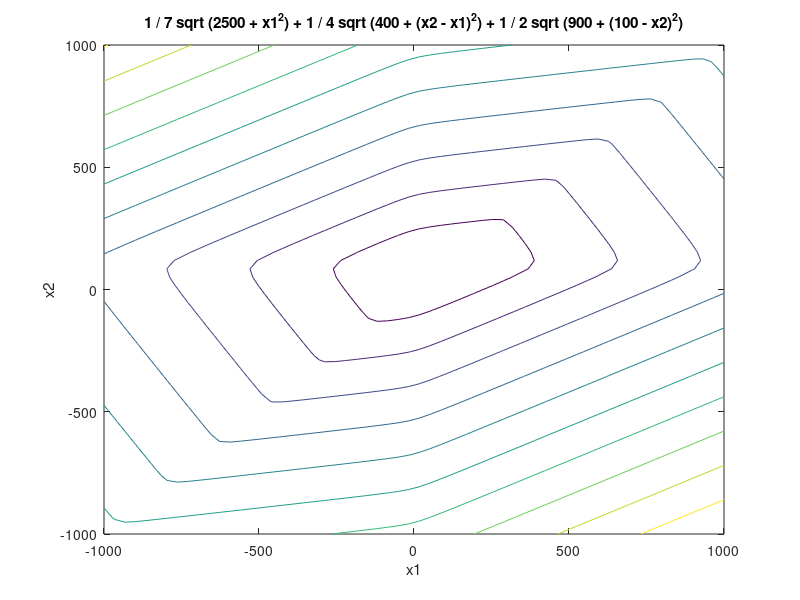
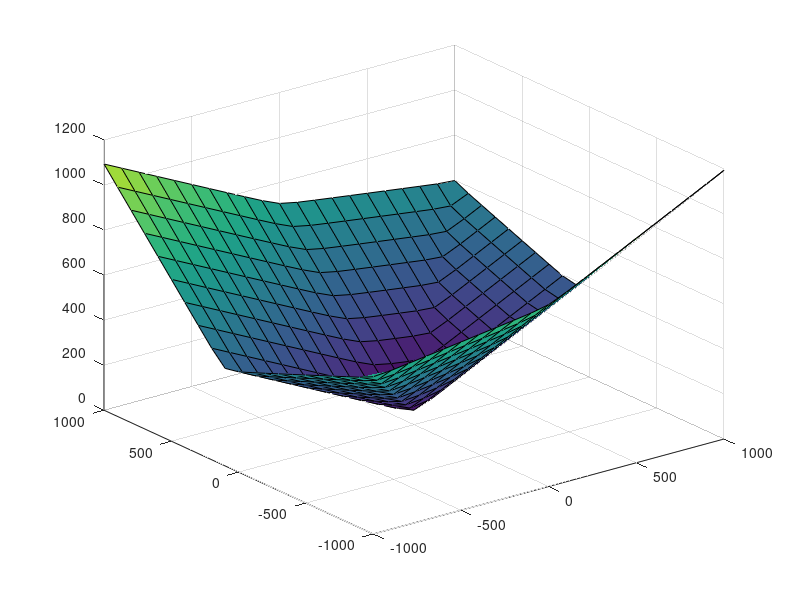

MATLAB code for these plots, in order:
clc
clear
close all

[x1,x2] = meshgrid(-1000:100:1000,-1000:100:1000); 
% a meshgrid functionnal lehet létrehozni olyan változókat amiket utáne 
% egy surf plothoz fel lehet használni

f =@(x1,x2) 1/7*sqrt(2500+x1.^2) + 1/4*sqrt(400+(x2-x1).^2) + 1/2*sqrt(900+(100-x2).^2);

f_2 =@(x) 1/7*sqrt(2500+x(1).^2) + 1/4*sqrt(400+(x(2)-x(1)).^2) + 1/2*sqrt(900+(100-x(2)).^2);
figure()
ezcontour(f, [-1000 1000 -1000 1000])
figure()
fy = f(x1,x2);
% surf(x1,x2,f(x1,x2))
surf(x1,x2,f(x1,x2))

fminsearch(f_2, [0 0])


